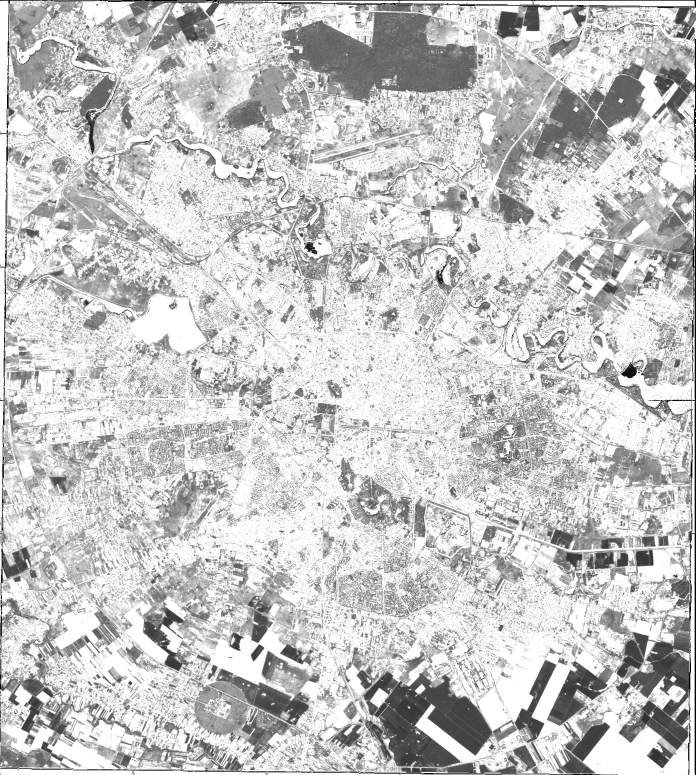
#> input picture msi/image_0001.jpg, 2086 x 2325 px, found by its file name (shown at 1/3 size)
$ python crop_1img.py
#> lines starting #> are read from the running program, lines starting #| are printed output that depends on the picture
# -*- coding: utf-8 -*-
"""
Created on Fri Jan 19 21:10:54 2024

@author: Andrei
"""

#%% Imports
import cv2
import numpy as np
from sklearn.manifold import TSNE
import matplotlib.pyplot as plt
import plotly.express as px
from plotly.offline import plot
import plotly.graph_objs as go

#%% Crop one msi image
image_path = 'D:/OneDrive - Universitatea Politehnica Bucuresti/Andrei/Facultate/Master/DISSERTATION/work/msi/image_0001.jpg'
image = cv2.imread(image_path, cv2.IMREAD_GRAYSCALE)
#> image is the input picture: shape (2325, 2086); min 0, max 255, mean 199.9

plt.figure(1)
plt.imshow(image, cmap = 'gray')

# Define the cropping coordinates
x1, x2 = 500, 1000
y1, y2 = 1950, 2300

# Initialize an empty array to store cropped images
cropped_img = image[y1:y2, x1:x2]
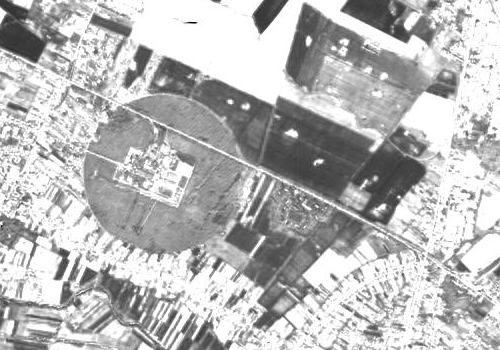
#> cropped_img: shape (350, 500); min 3, max 255, mean 184.9

plt.figure(2)
plt.imshow(cropped_img, cmap= 'gray')

#%% Crop one ndvi image

image_path = 'D:/OneDrive - Universitatea Politehnica Bucuresti/Andrei/Facultate/Master/DISSERTATION/work/ndvi/image_0001.jpg'
image = cv2.imread(image_path, cv2.IMREAD_GRAYSCALE)
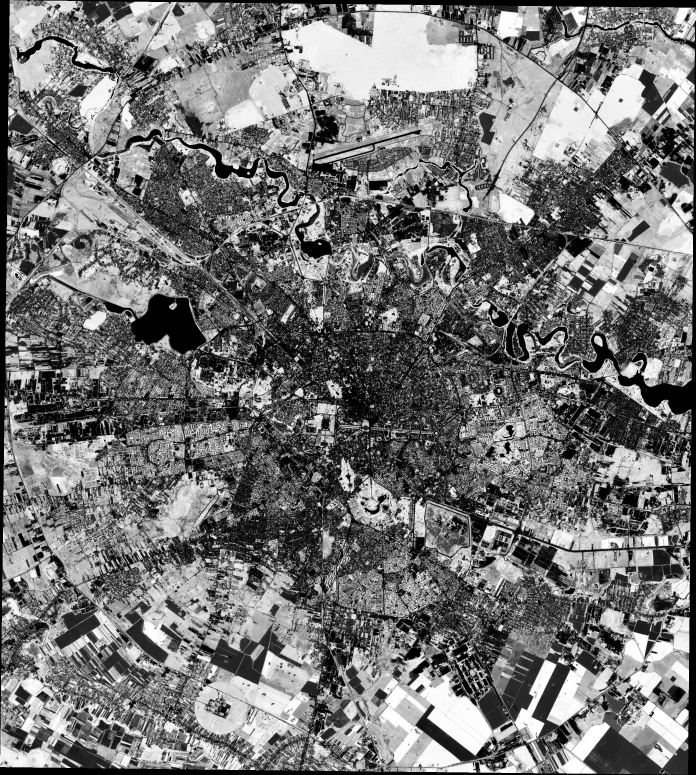
#> input picture ndvi/image_0001.jpg, 2086 x 2325 px, found by its file name (shown at 1/3 size)
#> image is the input picture: shape (2325, 2086); min 0, max 255, mean 116.7

plt.figure(1)
plt.imshow(image, cmap = 'gray')

# Define the cropping coordinates
x1, x2 = 500, 1000
y1, y2 = 1950, 2300

# Initialize an empty array to store cropped images
cropped_img = image[y1:y2, x1:x2]
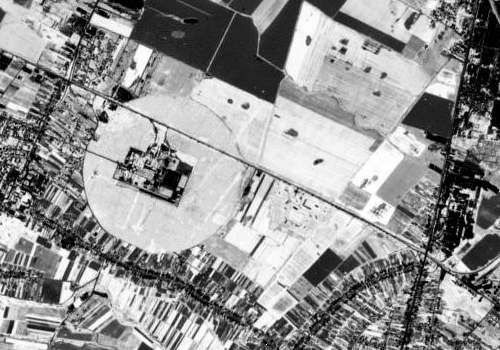
#> cropped_img: shape (350, 500); min 0, max 255, mean 146.5

plt.figure(2)
plt.imshow(cropped_img, cmap= 'gray')
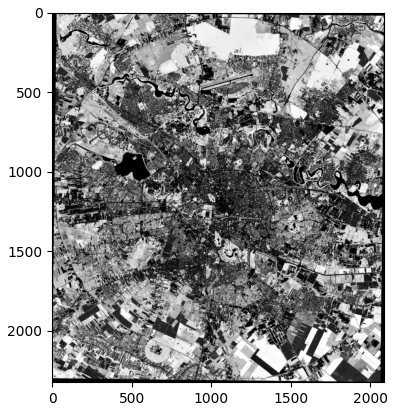
#> figure drawn by matplotlib, 1 panel
